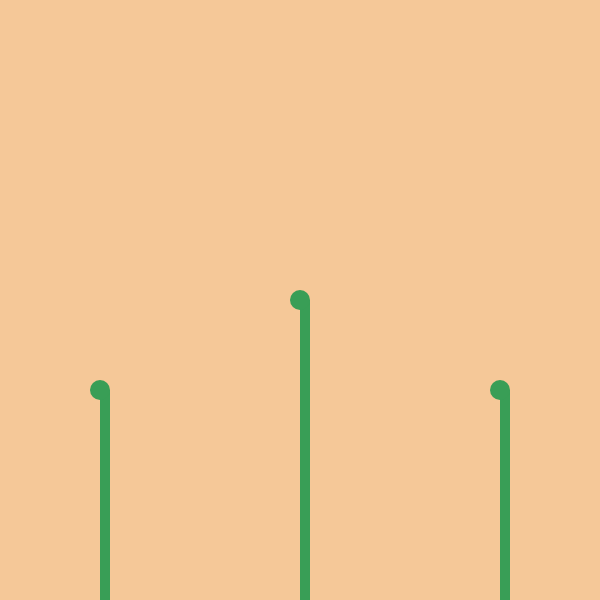
Frame 1 (no input)
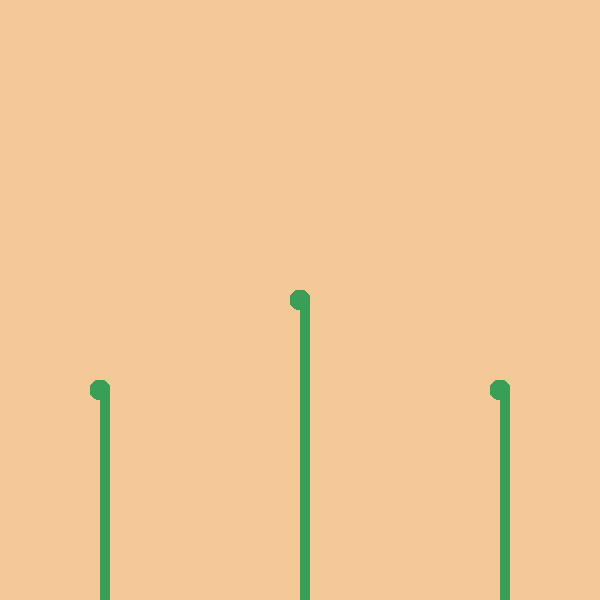
Frame 60 (no input)
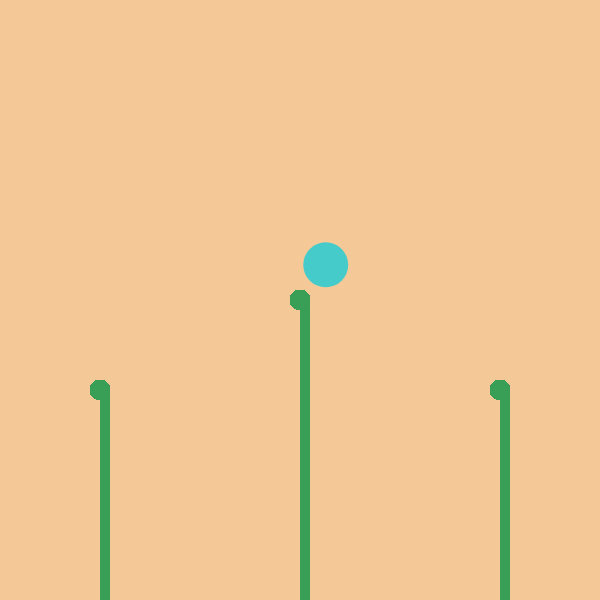
Frame 120 (the mouse pressed at the canvas centre since frame 60)

The p5.js sketch that drew these frames (run headless with seeded random() and noise() and a simulated clock; from frame 60 on, the mouse is pressed at the canvas centre):

// p5.js sketch
// ── sketch.js
//Tsu F ss3
//click repeatedly on the top of the stem to create a flower



const cS = 600;

function setup() {
    createCanvas(cS,cS);
      background(245, 200, 152);
      
}

function mousePressed(){
   roundFlower();
}

function draw() {
 stem();
}


//function lets random size of circle and random color within a set parameter. 
function roundFlower () {

   let rmX= mouseX-60;
    let rmY=mouseY-60;
    let rX= mouseX+60;
    let rY= mouseY+60;
    let circleX = random(rmX, rX);
    let circleY = random(rmY, rY);
    let circleSize = random(30,50);
    let r =random(0,200);
    let g = random(100,230);
    let b = random(180,255);

    fill(r,g,b);
    noStroke();

    circle(circleX,circleY,circleSize);

}

//geometry for stems made into its own function 
function stem () {
   noStroke();
   fill(57, 158, 86);
   rect (cS/2, cS/2, 10, cS/2);
   circle (cS/2, cS/2, 20);
   rect (cS/2-200, cS/2+90, 10, cS/2);
   circle (cS/2-200, cS/2+90, 20);
   rect (cS/2+200, cS/2+90, 10, cS/2);
   circle (cS/2+200, cS/2+90, 20);

}
